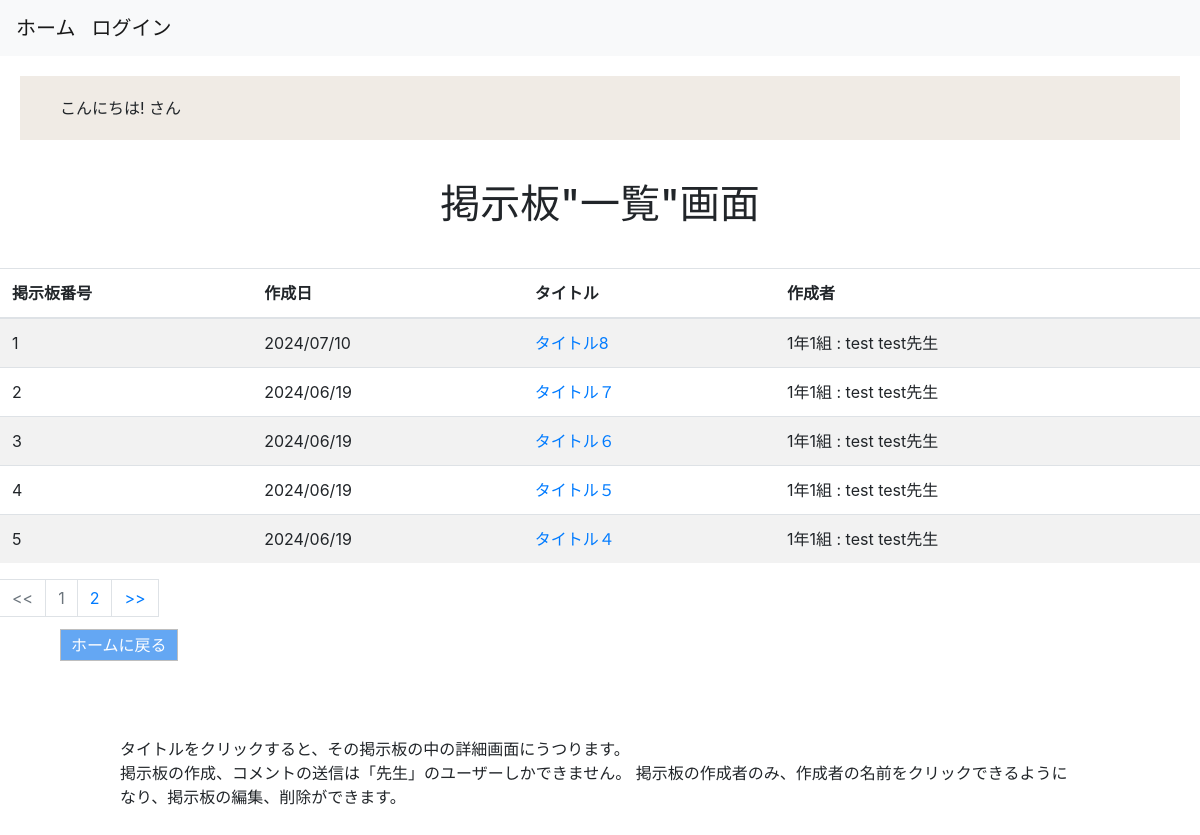
/boards/list_themes, run on the app's committed database.
### boards/models.py (models this page shows)
class Themes(models.Model):
    title = models.CharField(max_length=255)
    created_at = models.DateTimeField(auto_now_add=True)
    updated_at = models.DateTimeField(auto_now=True)
    user = models.ForeignKey(
        'accounts.Users', on_delete=models.CASCADE
    )
    objects = ThemesManager()
    class Meta:
        db_table = 'themes'

### accounts/models.py (models this page shows)
class Users(AbstractBaseUser, PermissionsMixin):
    school_id = models.IntegerField(unique=True) #ユーザーid
    class_id = models.IntegerField(blank=True, null=True) #出席番号、教師は出席番号をもたないため、必須にはしない。
    first_name = models.CharField(max_length=150) #姓
    last_name = models.CharField(max_length=150) #名
    first_name_phonetic = models.CharField(max_length=150) #姓ふりがな
    last_name_phonetic = models.CharField(max_length=150) #名ふりがな
    birthday = models.DateField() #誕生日
    school_grade = models.PositiveIntegerField(blank=True, null=True) #学年
    school_class = models.PositiveIntegerField(blank=True, null=True) #組
    email = models.EmailField(max_length=150, blank=True, null=True) #学生はメアド持ってない場合があることを想定して必須項目にしない。
    club = models.CharField(max_length=150, blank=True, null=True) #帰宅部想定でnull=True
    is_active = models.BooleanField(default=True) #認証登録は今回は省くためdefault=True
    is_staff = models.BooleanField(default=False)
    created_at = models.DateTimeField(auto_now_add=True) #登録日時
    updated_at = models.DateTimeField(auto_now=True) #更新日時
    GENDER_CHOICES = (
        ('man', 'Man'),
        ('woman', 'Woman'),
    )
    STATUS_CHOICES = (
        ('teacher', 'Teacher'),
        ('student', 'Student'),
    )
    gender = models.CharField(max_length=50, choices=GENDER_CHOICES) #性別
    status = models.CharField(max_length=50, choices=STATUS_CHOICES) #立場
    USERNAME_FIELD = 'school_id'
    REQUIRED_FIELDS = ['first_name', 'last_name','status','birthday']
    objects = UserManager()
    class Meta:
        db_table = 'users'
    def __str__(self):
        return f'{self.school_grade}年{self.school_class}組 : {self.first_name} {self.last_name}'

### boards/views.py (the view)
# urls.py: path('list_themes', views.list_themes, name='list_themes'),
def list_themes(request):
    themes_list = Themes.objects.fetch_all_themes().order_by('-id')
    p = Paginator(themes_list, 5) #5つで1ページ
    page = request.GET.get('page') #リクエストページ
    pages = p.get_page(page)
    return render(
        request, 'boards/list_themes.html', context={
            'pages': pages
        }
    )

### boards/models.py (called while the page is built)
    def fetch_all_themes(self):
        return self.order_by('id').all()

### templates/boards/list_themes.html (shortened to what this page needs)
{% extends "base.html" %}
{% block content %}
<h1>掲示板"一覧"画面</h1>
<table class="table table-striped table-hover">
    <thead>
        <tr>
            <th>掲示板番号</th>
            <th>作成日</th>
            <th>タイトル</th>
            <th>作成者</th>
        </tr>
    </thead>
    <tbody>
    {% for theme in pages %}
        <tr>
            <td>{{ forloop.counter }}</td>
            <td>{{ theme.created_at|date:"Y/m/d" }}</td>
            <td><a href="{% url 'boards:post_comments' theme_id=theme.id%}">{{ theme.title }}</a></td>
            {% if theme.user.id == user.id %}
                <td><a href="{% url 'boards:edit_theme' id=theme.id %}">{{ theme.user }}先生</a></td>
            {% else %}
                <td>{{ theme.user }}先生</td>
            {% endif %}
        </tr>
    {% endfor %}
    </tbody>
</table>
{% if pages.has_other_pages %}
    <nav aria-label="Page navigation example">
        <ul class="pagination">
            {% if pages.has_previous %}
                <li><a class="page-link text-primary d-inline-block" href="?page={{ pages.previous_page_number }}"><<</a></li>
            {% else %}
                <li class="disabled"><a id="link" class="page-link text-secondary d-inline-block disabled" href="#"><<</a></li>
            {% endif %}
            {% for page_num in pages.paginator.page_range %}
                {% if page_num %}
                    {% if page_num == pages.number %}
                        <li class="disabled"><a id="link" class="page-link text-secondary d-inline-block disabled" href="#">{{ page_num }}</a></li>
                    {% else %}
                        <li><a class="page-link text-primary d-inline-block" href="?page={{ page_num }}">{{ page_num }}</a></li>
                    {% endif %}
                {% else %}
                    <li class="disabled"><a class="page-link text-secondary d-inline-block text-muted" href="#">・・・</a></li>
                {% endif %}
            {% endfor %}
            {% if pages.has_next %}
                <li><a class="page-link text-primary d-inline-block" href="?page={{ pages.next_page_number }}">>></a></li>
            {% else %}
                <li class="disabled"><a id="link" class="page-link text-secondary d-inline-block disabled" href="#">>></a></li>
            {% endif %}
        </ul>
    </nav>
{% endif %}
<a class="return-button" href="{% url 'accounts:home' %}">ホームに戻る</a>
<div><p>タイトルをクリックすると、その掲示板の中の詳細画面にうつります。<br>
掲示板の作成、コメントの送信は「先生」のユーザーしかできません。
掲示板の作成者のみ、作成者の名前をクリックできるようになり、掲示板の編集、削除ができます。</p></div>
{% endblock %}

### static/css/style.css (style rules this page uses)
div, p, h1, h3 { margin:20px 20px; padding:20px 40px; }
h1, .message { text-align: center; }
.return-button { padding: 5px 10px; margin: 20px 60px; border: 1px solid rgb(190, 190, 190); background: rgb(100, 167, 243); color: white; }

### data on the page
Themes: created_at "2024/07/10", title "タイトル8", user "1年1組 : test test"
Themes: created_at "2024/06/19", title "タイトル７", user "1年1組 : test test"
Themes: created_at "2024/06/19", title "タイトル６", user "1年1組 : test test"
Themes: created_at "2024/06/19", title "タイトル５", user "1年1組 : test test"
Themes: created_at "2024/06/19", title "タイトル４", user "1年1組 : test test"

### other printed values
{{ page_num }} "1"
{{ page_num }} "2"
